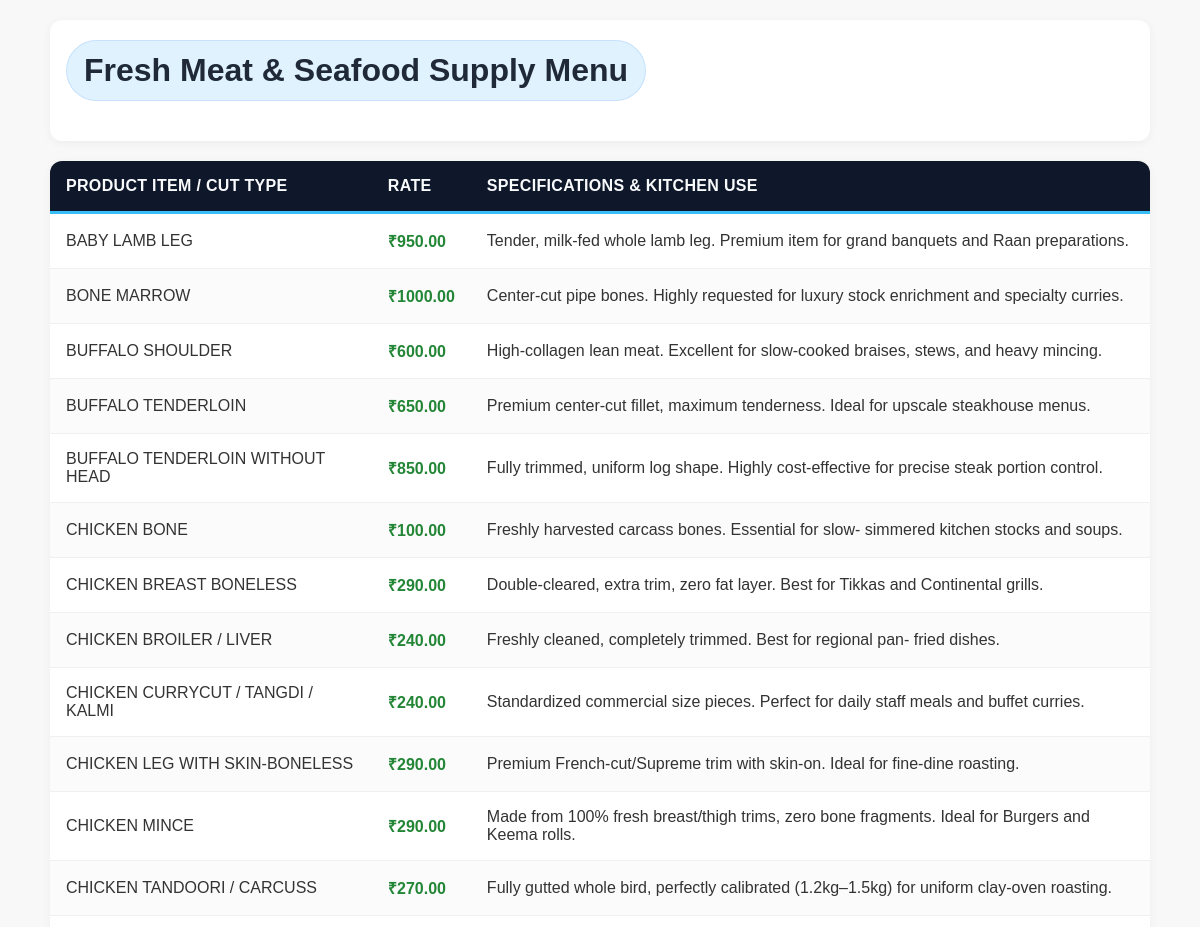
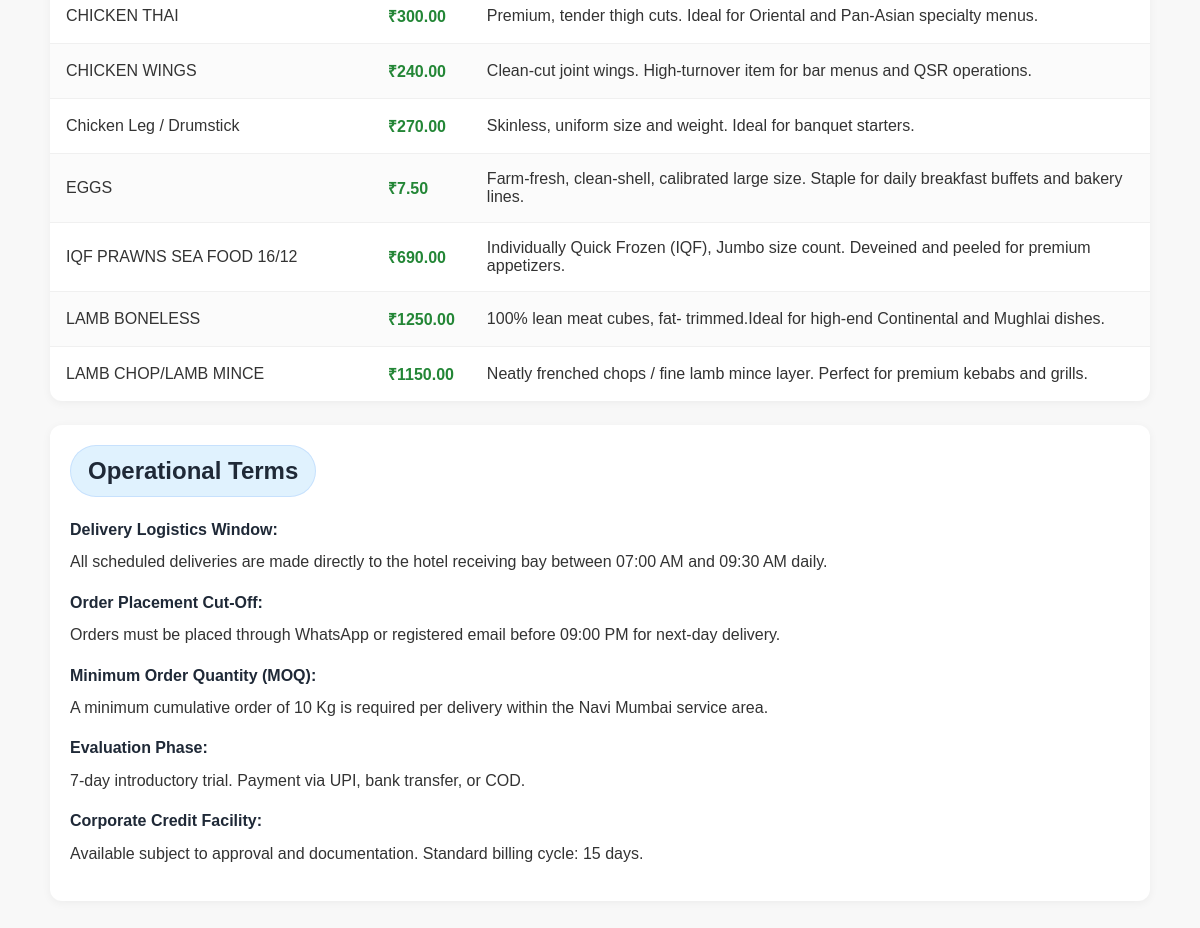
The app's page /menu/ with its own data (2 pictures, top to bottom).
### orders2/models.py (models this page shows, shortened)
class ChickenPart(models.Model):
    name = models.CharField(max_length=100, unique=True)
    price_per_kg = models.DecimalField(max_digits=7, decimal_places=2)
    description = models.TextField(blank=True, default='')

### orders2/views.py (the view)
# urls.py: path('menu/', views.menu, name='menu'),
def menu(request):
    parts = ChickenPart.objects.order_by('name')
    return render(request, 'orders/menu.html', {'parts': parts})

### orders2/templates/orders/menu.html (shortened to what this page needs)
<!DOCTYPE html>
<html>
<head>
</head>
<body>
    <div class="container">
        <div class="menu-header">
            <h1>Fresh Meat & Seafood Supply Menu</h1>
        </div>
        <table class="menu-table">
            <thead>
                <tr>
                    <th>Product Item / Cut Type</th>
                    <th>Rate</th>
                    <th>Specifications & Kitchen Use</th>
                </tr>
            </thead>
            <tbody>
                {% for item in parts %}
                <tr>
                    <td data-label="Product Item / Cut Type">{{ item.name }}</td>
                    <td data-label="Rate" class="price">₹{{ item.price_per_kg }}</td>
                    <td data-label="Specifications & Kitchen Use">{{ item.description|default:'–' }}</td>
                </tr>
                {% empty %}
                <tr>
                    <td colspan="3">No products available.</td>
                </tr>
                {% endfor %}
            </tbody>
        </table>
        <div class="terms">
            <h2>Operational Terms</h2>
            <ul>
                <li>
                    <strong>Delivery Logistics Window:</strong>
                    All scheduled deliveries are made directly to the hotel receiving bay between 07:00 AM and 09:30 AM daily.
                </li>
                <li>
                    <strong>Order Placement Cut-Off:</strong>
                    Orders must be placed through WhatsApp or registered email before 09:00 PM for next-day delivery.
                </li>
                <li>
                    <strong>Minimum Order Quantity (MOQ):</strong>
                    A minimum cumulative order of 10 Kg is required per delivery within the Navi Mumbai service area.
                </li>
                <li>
                    <strong>Evaluation Phase:</strong>
                    7-day introductory trial. Payment via UPI, bank transfer, or COD.
                </li>
                <li>
                    <strong>Corporate Credit Facility:</strong>
                    Available subject to approval and documentation. Standard billing cycle: 15 days.
                </li>
            </ul>
        </div>
    </div>
</body>
</html>

### orders2/templates/orders/menu.html (style rules this page uses)
body { font-family: Arial, sans-serif; margin: 0; background: #f8f8f8; color: #333; }
.container { max-width: 1100px; margin: 0 auto; padding: 20px 16px 40px; }
h1, h2 { text-align: center; margin: 0 0 20px; color: #1f2937; background: #e0f2fe; display: inline-block; padding: 12px 18px; border-radius: 999px; box-shadow: inset 0 0 0 1px rgba(59,130,246,.15); }
.menu-header { background: #fff; padding: 20px 16px; border-radius: 12px; box-shadow: 0 2px 10px rgba(0,0,0,.05); margin-bottom: 20px; }
.menu-table { width: 100%; border-collapse: collapse; background: white; border-radius: 12px; overflow: hidden; box-shadow: 0 2px 10px rgba(0,0,0,.05); margin-bottom: 24px; }
th, td { padding: 16px; text-align: left; border-bottom: 1px solid #f0f0f0; }
th { background: #0f172a; color: #f8fafc; font-size: 1rem; letter-spacing: 0.02em; text-transform: uppercase; border-bottom: 3px solid #38bdf8; }
tr:last-child td { border-bottom: none; }
tr:nth-child(even) { background: #fbfbfb; }
.price { font-weight: bold; color: #238636; }
.terms { background: white; padding: 20px; border-radius: 12px; box-shadow: 0 2px 10px rgba(0,0,0,.05); }
.terms ul { list-style: none; padding: 0; margin: 0; }
.terms li { margin-bottom: 14px; line-height: 1.65; }
.terms strong { display: block; margin-bottom: 6px; color: #1f2937; }

### records on screen
ChickenPart: name "BABY LAMB LEG", price_per_kg "950.00", description "Tender, milk-fed whole lamb leg. Premium item for grand banquets and Raan preparations."
ChickenPart: name "BONE MARROW", price_per_kg "1000.00", description "Center-cut pipe bones. Highly requested for luxury stock enrichment and specialty curries."
ChickenPart: name "BUFFALO SHOULDER", price_per_kg "600.00", description "High-collagen lean meat. Excellent for slow-cooked braises, stews, and heavy mincing."
ChickenPart: name "BUFFALO TENDERLOIN", price_per_kg "650.00", description "Premium center-cut fillet, maximum tenderness. Ideal for upscale steakhouse menus."
ChickenPart: name "BUFFALO TENDERLOIN WITHOUT HEAD", price_per_kg "850.00", description "Fully trimmed, uniform log shape. Highly cost-effective for precise steak portion control."
ChickenPart: name "CHICKEN BONE", price_per_kg "100.00", description "Freshly harvested carcass bones. Essential for slow- simmered kitchen stocks and soups."
ChickenPart: name "CHICKEN BREAST BONELESS", price_per_kg "290.00", description "Double-cleared, extra trim, zero fat layer. Best for Tikkas and Continental grills."
ChickenPart: name "CHICKEN BROILER / LIVER", price_per_kg "240.00", description "Freshly cleaned, completely trimmed. Best for regional pan- fried dishes."
ChickenPart: name "CHICKEN CURRYCUT / TANGDI / KALMI", price_per_kg "240.00", description "Standardized commercial size pieces. Perfect for daily staff meals and buffet curries."
ChickenPart: name "CHICKEN LEG WITH SKIN-BONELESS", price_per_kg "290.00", description "Premium French-cut/Supreme trim with skin-on. Ideal for fine-dine roasting."
ChickenPart: name "CHICKEN MINCE", price_per_kg "290.00", description "Made from 100% fresh breast/thigh trims, zero bone fragments. Ideal for Burgers and Keema rolls."
ChickenPart: name "CHICKEN TANDOORI / CARCUSS", price_per_kg "270.00", description "Fully gutted whole bird, perfectly calibrated (1.2kg–1.5kg) for uniform clay-oven roasting."
ChickenPart: name "CHICKEN THAI", price_per_kg "300.00", description "Premium, tender thigh cuts. Ideal for Oriental and Pan-Asian specialty menus."
ChickenPart: name "CHICKEN WINGS", price_per_kg "240.00", description "Clean-cut joint wings. High-turnover item for bar menus and QSR operations."
ChickenPart: name "Chicken Leg / Drumstick", price_per_kg "270.00", description "Skinless, uniform size and weight. Ideal for banquet starters."
ChickenPart: name "EGGS", price_per_kg "7.50", description "Farm-fresh, clean-shell, calibrated large size. Staple for daily breakfast buffets and bakery lines."
ChickenPart: name "IQF PRAWNS SEA FOOD 16/12", price_per_kg "690.00", description "Individually Quick Frozen (IQF), Jumbo size count. Deveined and peeled for premium appetizers."
ChickenPart: name "LAMB BONELESS", price_per_kg "1250.00", description "100% lean meat cubes, fat- trimmed.Ideal for high-end Continental and Mughlai dishes."
ChickenPart: name "LAMB CHOP/LAMB MINCE", price_per_kg "1150.00", description "Neatly frenched chops / fine lamb mince layer. Perfect for premium kebabs and grills."
